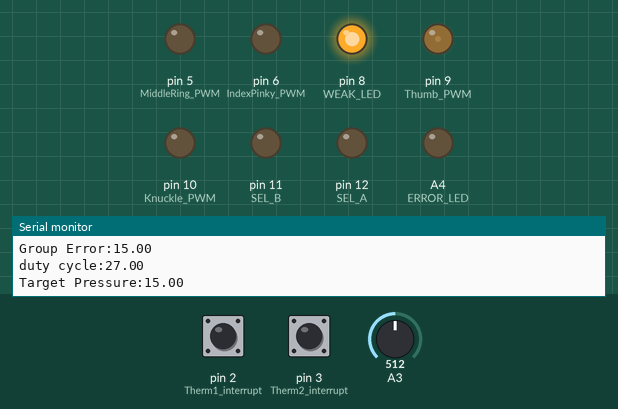
This sketch was run on a simulated Arduino Uno, built with avr-gcc and run on an emulated ATmega328P. Shown: output pins drawn as LEDs (lit = HIGH), the last lines printed to the serial monitor. Inputs (shaded band) come from the test bench; at power-on: A3 = 512, pin 2 (Therm1_interrupt) HIGH, pin 3 (Therm2_interrupt) HIGH. Pins used as bus, display or sensor lines are not drawn.

Above: at 2.2 s.
2.3 s: A3 set to 5
3.8 s: A3 set to 44
6.8 s: A3 set to 50
At 9.6 s:
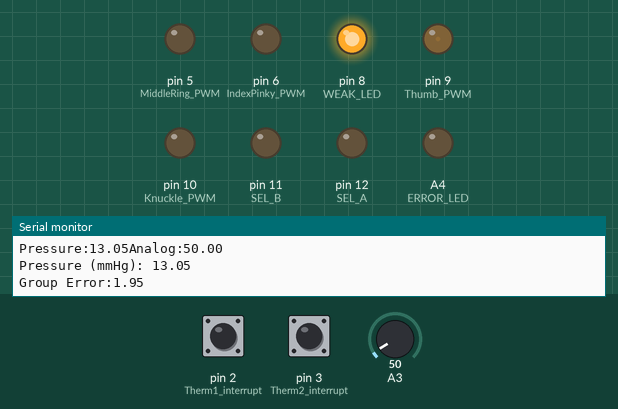
9.8 s: A3 set to 306
12.8 s: pin 2 (Therm1_interrupt) pulled LOW for 0.15 s
At 15.81 s:
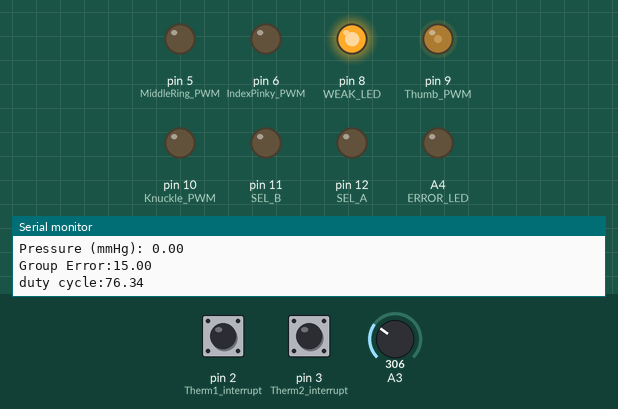
15.9 s: pin 3 (Therm2_interrupt) pulled LOW for 0.15 s
At 21.14 s:
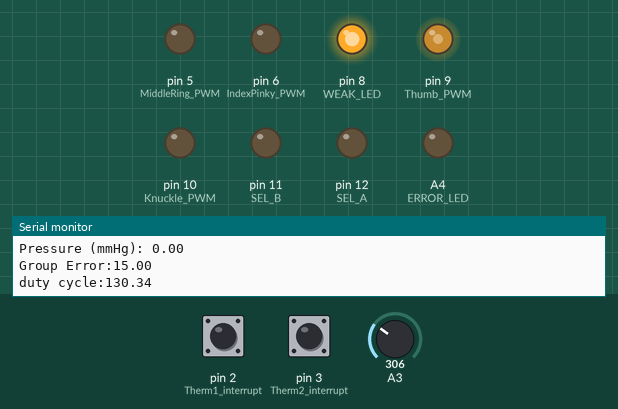
Timing chart, 0 to 22.7 s (numbered marks = the images above; inputs shaded):
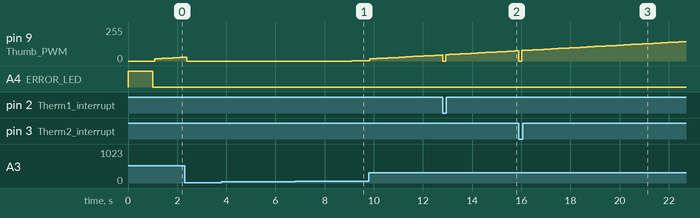

Measured:
- after the input at 6.8 s, pin 9 (Thumb_PWM): 0/255 → 1/255 after 2.3 s

The sketch:

SourceCode_ELEC.ino
```cpp
/*
  Code for the JM82 Smart Glove capstone Project
  Based off the pseudo-code document on google drive


  Link to Arduino micro pinout: https://content.arduino.cc/assets/Pinout-Micro_latest.png
*/


// Actuator group PWM pins
// const byte IndexPinky_PWM = 9;
// const byte MiddleRing_PWM = 10;
// const byte Thumb_PWM = 6;
// const byte Knuckle_PWM = 5;


const byte IndexPinky_PWM = 6;
const byte MiddleRing_PWM = 5;
const byte Thumb_PWM = 9;
const byte Knuckle_PWM = 10;


// FSR pins
const byte IndexPinky_FSR = A2;
const byte MiddleRing_FSR = A0;
const byte Thumb_FSR = A3;
const byte Knuckle_FSR = A1;


// SEL pins for Mux
const byte SEL_A = 12;
const byte SEL_B = 11;


// LED pins
const byte WEAK_LED = 8;
const byte MEDIUM_LED = 1;
const byte STRONG_LED = 0;
const byte ERROR_LED = A4;


// Interrupt pins for thermistor switch
const byte Therm1_interrupt = 2;
const byte Therm2_interrupt = 3;


// User control button - interrupt
const byte button_control = 7; // interrupt pin that changes power state


// Control variables
float Target_Pressure = 25; // Target pressure values (in mmHg)
enum state_definitions { // power states definitions
  OFF,
  WEAK,
  MEDIUM,
  STRONG,
};


state_definitions Power_state = WEAK; // State variable for power delivery


float Kp = 1; // Proportional coefficient
float Ki = 10; // Integral coefficient
float Ti = 0.01; // 10ms


//==========================================================================


// ISR - SHUT OFF ALL ACTUATORS
void shutoff(){
  analogWrite(IndexPinky_PWM, 0);
  analogWrite(MiddleRing_PWM, 0);
  analogWrite(Thumb_PWM, 0);
  analogWrite(Knuckle_PWM, 0);


  // Print to Serial Monitor
  Serial.print("\nSHUTTING OFF ACTUATORS\n");
}


//==========================================================================
// ISR - CHANGE POWER STATE
void pstate_change(){
  // This function changes the state of the glove depending on the value of the
  // state variable Power_state, added an off state in case of error
  switch(Power_state){
    case WEAK:
      // WEAK -> MEDIUM
      Power_state = MEDIUM;
      break;
    case MEDIUM:
      // MEDIUM -> STRONG
      Power_state = STRONG;
      break;
    case STRONG:
      // STRONG -> WEAK
      Power_state = WEAK;
      break;
    default:
      // CATCH STATE ERROR -> POWER OFF
      Power_state = OFF;
      break;
  }


  // Update targetPWM and LEDs
  UserInterface();


  // Print to Serial Monitor
  Serial.print("\nState changed to: ");
  Serial.print(Power_state);
}


//==========================================================================


float GetPressure(byte pin){
  float Pressure; // Pressure to be returned in mmHg
  float FSR_val = analogRead(pin); // Analog reading of FSR pin
  double TwoMohm = 2000000; // 2 Mohm Resistor in parallel
  double OneMohm = 1000000; // 1 Mohm Resistor in series
  float Force; // Equivalent force felt on FSR
  float correction_val = 0.3; // correction value to adjust the output value
  float offset = 0; // Linear offset up or down


  // Note: analogRead returns number between 0 and 1023
  // Range is equiv to 0-5V
  // based off 20240126 0.1mm/min tests


  float V_read = FSR_val * (5.0 / 1023.0); // map to 0-5V range
  float a = (V_read * OneMohm) / (5.0 - V_read); // Resistance of FSR in parallel with 2Mohm resistor
  float FSR_res = (a*TwoMohm)/(TwoMohm - a); // Resistance of FSR
  Serial.print("Analog:");
  Serial.print(FSR_val);


  // Serial.print(FSR_val);
  // Serial.print("\n\n\n\n");


  // Print to Serial Monitor
  // Serial.print("\nFSR_res: ");
  // Serial.print(FSR_res);


  // If FSR_res is negative, set to out of range value
  if( FSR_res < 0 ) FSR_res = TwoMohm;


  // Now convert FSR resistance to ranges
  // Note: values should be rounded into set ranges to account for fluctuation


  if( FSR_res > 500000 ){
    // The FSR has not received any force output yet
    Force = 0.0; // dummy value below minimum sensitivity
  }
  else if( FSR_res <= 500000 && FSR_res > 300000){
    // low t = 1590s, high t = 1605s
    Force = 0.225; // avg between approx 0.2 and 0.23
  }
  else if( FSR_res <= 300000 && FSR_res > 175000){
    // low t = 1605s, high t = 1620s
    Force = 0.25; // between 0.23 and 0.26
  }
  else if( FSR_res <= 175000 && FSR_res > 140000){
    // low t = 1620s, high t = 1639s
    Force = 0.27; // taking approx time of 1639s
  }
  else if( FSR_res <= 140000 && FSR_res > 50000){
    // low t = 1639s, high t = 1658s
    Force = 0.29; // taking approx time of 1658s
  }
  else if( FSR_res <= 50000 && FSR_res > 35000){
    // low t = 1658s, high t = 1693s
    Force = 0.33; // taking approx time of 1693s
  }
  else if( FSR_res <= 35000 && FSR_res > 30000){
    // low t = 1658s, high t = 1721s
    Force = 0.37; // taking approx time of 1721s
  }
  else if( FSR_res <= 30000 && FSR_res > 25000){
    // low t = 1721s, high t = 1768s
    Force = 0.45; // taking approx time of 1768s
  }
  else if( FSR_res <= 25000 && FSR_res > 20000){
    // low t = 1768s, high t = 1800s
    Force = 0.49; // taking approx time of 1800s
  }
  else if( FSR_res <= 20000 && FSR_res > 17000){
    // low t = 1800s, high t = 1829s
    Force = 0.53; // taking approx time of 1829s
  }
  else if( FSR_res <= 17000 && FSR_res > 15500){
    // low t = 1829s, high t = 1854s
    Force = 0.57; // taking approx time of 1854s
  }
  else if( FSR_res <= 15500 && FSR_res > 13000){
    // low t = 1854s, high t = 1878s
    Force = 0.62; // taking approx time of 1878s
  }
  else if( FSR_res <= 13000 && FSR_res > 12000){
    // low t = 1878s, high t = 1893s
    Force = 0.65; // taking approx time of 1893s
  }
  else if( FSR_res <= 12000 && FSR_res > 11000){
    // low t = 1893s, high t = 1907s
    Force = 0.68; // taking approx time of 1907s
  }
  else if( FSR_res <= 11000 && FSR_res > 10000){
    // low t = 1907s, high t = 1923s
    Force = 0.71; // taking approx time of 1923s
  }
  else Force = 0.73; // Dummy value - at this force, we are far out of range
  //   // Print to Serial Monitor
  // Serial.print("\nForce: ");
  // Serial.print(Force);


  // Convert to mmHg to match target pressure
  Pressure = (correction_val * Force) / (5.0  * pow(10, -5) * 133.3)  + offset;
  Pressure = constrain(Pressure, 0, 50.0);


  // Print to Serial Monitor
  Serial.print("\nPressure (mmHg): ");
  Serial.print(Pressure);


  // delay(500);  // delay added for debugging purposes
  return Pressure;
}


//==========================================================================


bool AbovePressure_Check(int group){
  /*
    This function checks if an actuator group is already above the target pressure, and if so,
    skips to the next group.
    1 = Above pressure
    0 = Below pressure (ideal)
  */
  float currentPressure = 0;


  switch (group){
    case 3:
      // Check Index and Pinky finger pressure
      currentPressure = GetPressure(IndexPinky_FSR);
      break;
    case 4:
      // Check Middle and Ring finger pressure
      currentPressure = GetPressure(MiddleRing_FSR);
      break;
    case 1:
      // Check Thumb pressure
      currentPressure = GetPressure(Thumb_FSR);
      break;
    case 2:
      // Check Knuckle pressure
      currentPressure = GetPressure(Knuckle_FSR);
      break;
    default:
      // If we are in the OFF state or there is an issue with the code - stop all actuation
      // Entering this branch will require a hard reset to
      shutoff();
      Power_state = OFF;
      break;
  }


  if(currentPressure > Target_Pressure)
    return 1;
  else
    return 0;


}


//==========================================================================


void UserInterface(){
  /*
    This function asserts the PWM setting associated with the Power_state.
  */
  switch(Power_state){
    case WEAK:
      Target_Pressure = 15;
      // Turn on WEAK LED and turn off all others
      digitalWrite(WEAK_LED, HIGH);
      digitalWrite(MEDIUM_LED, LOW);
      digitalWrite(STRONG_LED, LOW);
      digitalWrite(ERROR_LED, LOW);
      break;
    case MEDIUM:
      Target_Pressure = 20;
      // Turn on WEAK LED and turn off all others
      digitalWrite(WEAK_LED, LOW);
      digitalWrite(MEDIUM_LED, HIGH);
      digitalWrite(STRONG_LED, LOW);
      digitalWrite(ERROR_LED, LOW);
      break;
    case STRONG:
      Target_Pressure = 25;
      // Turn on WEAK LED and turn off all others
      digitalWrite(WEAK_LED, LOW);
      digitalWrite(MEDIUM_LED, LOW);
      digitalWrite(STRONG_LED, HIGH);
      digitalWrite(ERROR_LED, LOW);
      break;
    case OFF:
      Target_Pressure = 0;
      // Turn on the ERROR LED
      digitalWrite(WEAK_LED, LOW);
      digitalWrite(MEDIUM_LED, LOW);
      digitalWrite(STRONG_LED, LOW);
      digitalWrite(ERROR_LED, HIGH);
      break;
    default:
      Target_Pressure = 0;
      // Turn on the ERROR LED
      digitalWrite(WEAK_LED, LOW);
      digitalWrite(MEDIUM_LED, LOW);
      digitalWrite(STRONG_LED, LOW);
      digitalWrite(ERROR_LED, HIGH);
      break;
  }


  // Print to Serial Monitor
  Serial.print("\nState: ");
  Serial.print(Power_state);
}


//==========================================================================


void Warm(int group){
  /*
    This function performs the initial actuation
    Note: Not necessary to track temperature here - update
          also will grab pressure within the loop
  */


  int Group_output;
  int Group_PressurePin;
  float Group_Pressure;


  switch (group){
    case 3:
      // Actuate index finger and pinky finger
      Group_output = IndexPinky_PWM;
      Group_PressurePin = IndexPinky_FSR;


      // 10
      digitalWrite(SEL_B, HIGH);
      digitalWrite(SEL_A, LOW);


      break;
    case 4:
      // Actuate middle finger and ring finger
      Group_output = MiddleRing_PWM;
      Group_PressurePin = MiddleRing_FSR;


      // 01
      digitalWrite(SEL_B, LOW);
      digitalWrite(SEL_A, HIGH);


      break;
    case 1:
      // Actuate thumb
      Group_output = Thumb_PWM;
      Group_PressurePin = Thumb_FSR;


      // 00
      digitalWrite(SEL_B, LOW);
      digitalWrite(SEL_A, LOW);


      break;
    case 2:
      // Actuate knuckles
      Group_output = Knuckle_PWM;
      Group_PressurePin = Knuckle_FSR;


      // 11
      digitalWrite(SEL_B, HIGH);
      digitalWrite(SEL_A, HIGH);


      break;
    default:
      // If there is an issue with the code - stop all actuation
      // Entering this branch will require a hard reset
      shutoff();
      Power_state = OFF;
      break;
  }

  // Begin actuating
  // Note: AnalogWrite values range from 0 to 255
  // Note about unsigned int: range goes from 0 to 4294967295, which in ms equals ~1193 hours (well above our battery life)
  unsigned int StartTime = millis();
  unsigned int ElapsedTime = millis() - StartTime;


  // Variables used for tuning
  float Accumulated_Error = 0;
  float Group_Error = 0;
  float dutyCycle = 0;
  float dutyCycle_bounded = 0;


  // Variables used for checking if the FSR is responding to PWM
  float Base_Pressure = GetPressure(Group_PressurePin);
  unsigned int Period = 3000;
  bool Response_result = 0; // Updated after 3 seconds - 1 = response, 0 = no response
  bool Response_check_flag = 0; // Flag used to ensure that the FSR response is checked only once per period


  // Assure that the PWM is 0% at start
  analogWrite(Group_output, 0);


  while(ElapsedTime < 30000){ // non-blocking timer for 20 seconds
    ElapsedTime = millis() - StartTime;


    // Get the error
    Group_Pressure = GetPressure(Group_PressurePin);
    Group_Error = Target_Pressure - Group_Pressure;


    // Check if the FSR is connected
    if(ElapsedTime % Period < 10 && ElapsedTime > Period + 7000 && !Response_check_flag){ // We want to check the elapsed time every period+10ms after the first period
      Serial.print("\nChecking for FSR response");
      // COMMENT / UNCOMMENT FOLLOWING TWO LINES DEPENDING ON IF RESPONSE CHECK IS DESIRED
      //Response_result = FSR_response_check(Base_Pressure, Group_Pressure, Group_Error);
      Response_result = 0;


      if(Response_result){
        Power_state = OFF; // Since there was no response, we want to set the power state to off to avoid future actuation
        break; // Break out of the while loop to end actuation
      }
      Base_Pressure = Group_Pressure; // Update the Base_pressure value
      Response_check_flag = 1; // Update the response check flag to ensure we don't run the check function without giving the control loop enough time to adjust output
    }
    else{
      if((ElapsedTime % Period) > (Period - 10)){
        // Set the flag back to 0 within the last 10ms of the period to run the FSR_response_check function at the beginning of the following period
        Response_check_flag = 0;
      }
      else Response_check_flag = 1;
    }


    // Print to Serial Monitor
    Serial.print("\nGroup Error:");
    Serial.print(Group_Error);
    Accumulated_Error += Group_Error * Ti;
    dutyCycle = Kp * Group_Error + Ki * Accumulated_Error;
    dutyCycle_bounded = constrain(dutyCycle, 0, 255);


    // dutyCycle = map(ElapsedTime, 0, 20000, 0, 255 ); // ramp, do not use
    analogWrite(Group_output, dutyCycle_bounded); // NORMAL DELIVERY
    // analogWrite(Group_output, 255); // FULL PWM DELIVERY


    // Print to Serial Monitor
    Serial.print("\nduty cycle:");
    Serial.print(dutyCycle_bounded);
    // Print to Serial Monitor
    Serial.print("\nTarget Pressure:");
    Serial.print(Target_Pressure);
    Serial.print("\nTime elapsed:");
    Serial.print(ElapsedTime);
    Serial.print("\nWarming Group: ");
    Serial.print(group);
    // Serial.print("\n\n\n\n\n\n\n\n\n");
    delay(50);


    // Serial Plotter testing
    Serial.print("\nPressure:");
    Serial.print(Group_Pressure);
  }


  // After completing the 20 second cycle, turn the actuators off
  shutoff();


}


//==========================================================================


bool FSR_response_check(float Base_Pressure, float Group_Pressure, float Group_Error){
  /*
    This function detects if there are any changes in the readings of the FSR
    when PWM is increasing. This is implemented to avoid danger of constantly
    rising PWM in the event of an FSR losing connection.


    input values:
      Base_Pressure: The pressure measured at the beginning of the previous period


    return values:
      0: There was a response detected within the last 3 seconds, system can continue operation
      1: There was NO response detected within the last 3 seconds, system should enter the error/off state


    This function should only be called every 3 seconds. We only want to check if there is no FSR response if the system is outside the
    error tolerance to account for fluctuation
  */


  float Error_tolerance = 1.0; // The absolute error tolerance to hover around the target pressure value (mmHg)
  float Min_Pressure_Change = 0.5; // The minimum expected pressure change over the period (mmHg)
  bool FSR_response = 0;


  // Check if the FSR is completely disconnected
  if(Base_Pressure == 0.0 && Group_Pressure == 0.0){
    FSR_response = 1;
    Serial.print("\nFSR not connected");
    //delay(20000);
  }


  // Check if we are outside the pressure tolerance zone
  if(abs(Group_Error) > Error_tolerance){
    // The measured pressure is outside the tolerance
    if( abs(Group_Pressure - Base_Pressure) > Min_Pressure_Change){
      // There was more than the minimum pressure change so the FSR is working in the control loop
      FSR_response = 0;

    }
    else{
      FSR_response = 1; // There was less than the minimum pressure change, so the FSR isn't working in the control loop
      Serial.print("\nFSR not working properly\n");
      //delay(20000);
    }
  }
  else{
    // The measured pressure is within the error tolerance of the target pressure so the control loop is working
    FSR_response = 0;
  }
  return FSR_response;
}


//==========================================================================


void Calibrate(){
  /*
    This function runs through the calibration process for the glove upon startup.
    The user will interface with the glove and determine when to proceed.

    There should also be a passthrough function for the user to proceed without having to calibrate in the event of redundant reboot.
  */


  // Turn on all LEDs to signify calibration
  digitalWrite(WEAK_LED, HIGH);
  digitalWrite(MEDIUM_LED, HIGH);
  digitalWrite(STRONG_LED, HIGH);
  digitalWrite(ERROR_LED, HIGH);


  delay(1000); // delay for debugging


  // Turn off all LEDs to signify completion of calibration sequence
  digitalWrite(WEAK_LED, LOW);
  digitalWrite(MEDIUM_LED, LOW);
  digitalWrite(STRONG_LED, LOW);
  digitalWrite(ERROR_LED, LOW);
}


//==========================================================================


//==========================================================================


void setup() {
  // Set PWM outputs
  pinMode(IndexPinky_PWM, OUTPUT);
  pinMode(MiddleRing_PWM, OUTPUT);
  pinMode(Thumb_PWM, OUTPUT);
  pinMode(Knuckle_PWM, OUTPUT);


  // Set LEDs to digital outputs
  pinMode(WEAK_LED, OUTPUT);
  pinMode(MEDIUM_LED, OUTPUT);
  pinMode(STRONG_LED, OUTPUT);
  pinMode(ERROR_LED, OUTPUT);


  // Set SEL pins A and B to digital outputs
  pinMode(SEL_A, OUTPUT);
  pinMode(SEL_B, OUTPUT);


  // Thermistor switch interrupt pins
  pinMode(Therm1_interrupt, INPUT_PULLUP);
  attachInterrupt(digitalPinToInterrupt(Therm1_interrupt), shutoff, FALLING);


  pinMode(Therm2_interrupt, INPUT_PULLUP);
  attachInterrupt(digitalPinToInterrupt(Therm2_interrupt), shutoff, FALLING);


  // User interface button interrupt pin
  pinMode(button_control, INPUT_PULLUP);
  attachInterrupt(digitalPinToInterrupt(button_control), pstate_change, FALLING);


  // Begin serial monitor and calibration sequence
  Serial.begin(9600);
  Calibrate();
}


//==========================================================================


void loop() {
  // Cycle through the finger groups


  for(int i = 1; i <= 4; i++){
    // Change target delivery based off user setting
    UserInterface();


    // Check if the group we want to test is already above target pressure
    if(!AbovePressure_Check(i)){


      // Print to serial monitor
      Serial.print("\nWarming group ");
      Serial.print(i);
      // Begin warming
      Warm(i);
    }

  }


//  Warm(3); // Warm only one group continuously


  // Add delay after finishing cycling through each finger
  delay(500);


}
```
